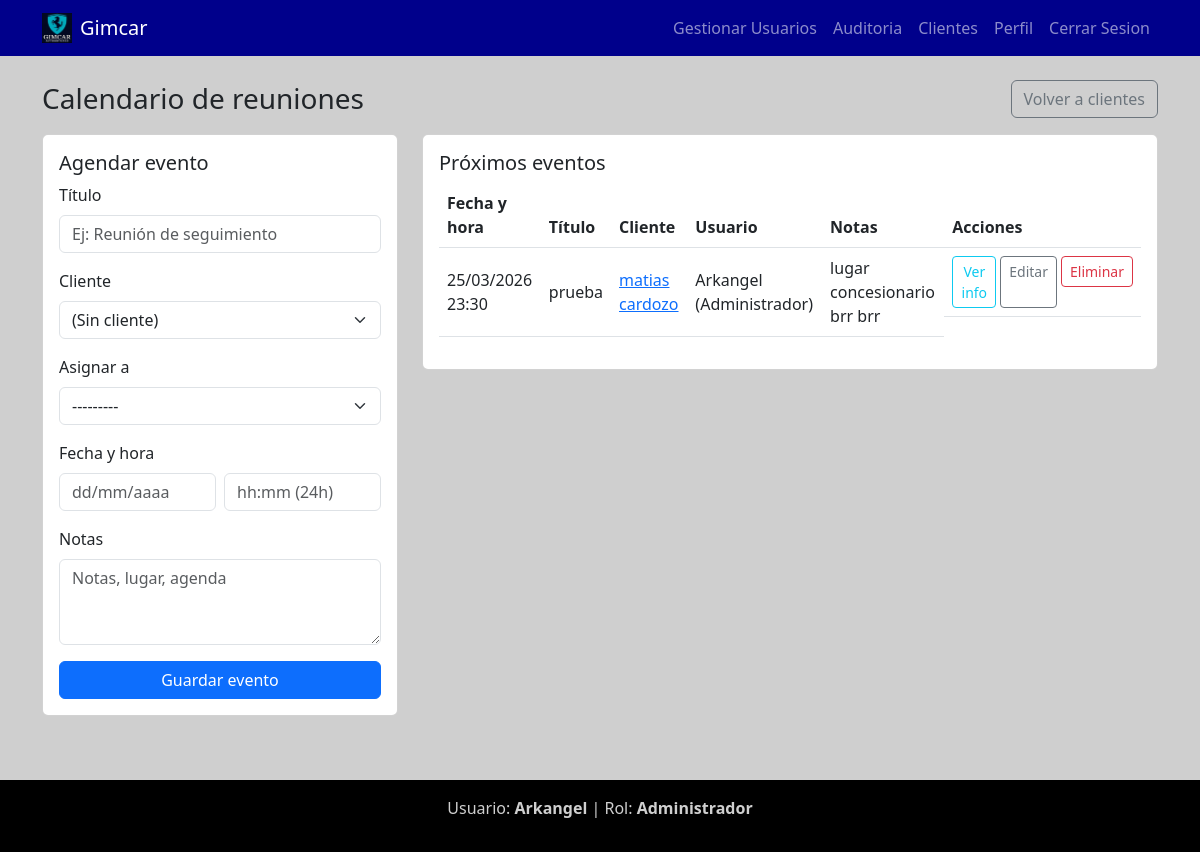
/clientes/calendario/ (signed in), run on the app's committed database.
### apps/clients/models.py (models this page shows, shortened)
class ClientEvent(models.Model):
    client = models.ForeignKey(Client, on_delete=models.CASCADE, related_name='events', null=True, blank=True)
    lead = models.ForeignKey('ClientLead', on_delete=models.SET_NULL, null=True, blank=True, related_name='events')
    owner = models.ForeignKey(User, on_delete=models.CASCADE, related_name='client_events', null=True, blank=True)
    title = models.CharField('Título', max_length=150)
    description = models.TextField('Notas', blank=True)
    starts_at = models.DateTimeField('Fecha y hora')
    lead_name = models.CharField('Nombre lead', max_length=150, blank=True)
    lead_phone = models.CharField('Teléfono lead', max_length=30, blank=True)
    created_at = models.DateTimeField(auto_now_add=True)
    class Meta:
        verbose_name = 'Evento de cliente'
        verbose_name_plural = 'Eventos de cliente'
        ordering = ['starts_at']
        indexes = [
            models.Index(fields=['starts_at']),
        ]

class Client(models.Model):
    owner = models.ForeignKey(User, on_delete=models.SET_NULL, null=True, blank=True, related_name='clients_owned')
    first_name = models.CharField('Nombre', max_length=100, blank=True)
    last_name = models.CharField('Apellido', max_length=100, blank=True)
    company_name = models.CharField('Razón Social', max_length=150, blank=True)
    doc_type = models.CharField('Tipo de Documento', max_length=3, choices=DOC_TYPE_CHOICES)
    doc_number = models.CharField(
        'Número de Documento',
        max_length=15,
        validators=[RegexValidator(r'^\d+$', 'Solo se permiten números.')],
    )
    birth_date = models.DateField('Fecha de Nacimiento')
    sex = models.CharField('Sexo', max_length=1, choices=SEX_CHOICES)
    marital_status = models.CharField('Estado Civil', max_length=10, choices=MARITAL_STATUS_CHOICES)
    nationality = models.CharField('Nacionalidad', max_length=50)
    tax_condition = models.CharField('Condición Fiscal', max_length=10, choices=TAX_CONDITION_CHOICES)
    cuit = models.CharField('CUIT/CUIL', max_length=11, validators=[validate_cuit])
    street = models.CharField('Calle', max_length=150)
    street_number = models.CharField('Número', max_length=10, validators=[RegexValidator(r'^\d+$', 'Solo números.')])
    floor = models.CharField('Piso', max_length=10, blank=True)
    apartment = models.CharField('Depto', max_length=10, blank=True)
    postal_code = models.CharField('Código Postal', max_length=10)
    city = models.CharField('Localidad', max_length=100)
    province = models.CharField('Provincia', max_length=100)
    phone = models.CharField('Teléfono', max_length=30)
    email = models.EmailField('Correo Electrónico', validators=[EmailValidator()])
    employment = models.CharField('Empleo / Ocupación', max_length=100, blank=True)
    created_at = models.DateTimeField(auto_now_add=True)
    updated_at = models.DateTimeField(auto_now=True)
    def __str__(self):
        display_name = self.company_name if self.company_name else f"{self.last_name}, {self.first_name}".strip(', ')
        return display_name or f"Cliente {self.id}"
    class Meta:
        verbose_name = 'Cliente'
        verbose_name_plural = 'Clientes'
        ordering = ['last_name', 'company_name']
        indexes = [
            models.Index(fields=['last_name']),
            models.Index(fields=['company_name']),
            models.Index(fields=['cuit']),
        ]

### apps/users/models.py (models this page shows, shortened)
class UserProfile(models.Model):
    ROLE_ADMIN = 'admin'
    ROLE_VENDOR = 'vendedor'
    ROLE_NEGOTIATOR = 'negociador'
    ROLE_SUPERVISOR = 'supervisor'
    ROLE_MANAGER = 'gestor'
    ROLE_ACCOUNTANT = 'contable'
    ROLE_MARKETING = 'marqueting'
    ROLE_MAINTENANCE = 'mantenimiento'
    ROLE_CHOICES = [
        (ROLE_ADMIN, 'Administrador'),
        (ROLE_VENDOR, 'Vendedor'),
        (ROLE_NEGOTIATOR, 'Negociador oficial de cuenta'),
        (ROLE_SUPERVISOR, 'Supervisor'),
        (ROLE_MANAGER, 'Gestor'),
        (ROLE_ACCOUNTANT, 'Contable'),
        (ROLE_MARKETING, 'Marqueting'),
        (ROLE_MAINTENANCE, 'Mantenimiento'),
    ]
    user = models.OneToOneField(User, on_delete=models.CASCADE, related_name='profile')
    role = models.CharField(max_length=20, choices=ROLE_CHOICES, default=ROLE_VENDOR)
    phone = models.CharField(max_length=20, blank=True)
    birthdate = models.DateField(null=True, blank=True)
    address = models.CharField(max_length=255, blank=True)
    notes = models.TextField(blank=True)
    created_at = models.DateTimeField(auto_now_add=True)
    updated_at = models.DateTimeField(auto_now=True)
    class Meta:
        verbose_name = "User Profile"
        verbose_name_plural = "User Profiles"

### apps/clients/views.py (the view, shortened to what this page needs)
# urls.py: path('calendario/', views.client_calendar, name='client_calendar'),
@login_required(login_url='login')
@user_passes_test(is_admin, login_url='landing')
def client_calendar(request):
    profile = getattr(request.user, 'profile', None)
    role = getattr(profile, 'role', UserProfile.ROLE_VENDOR) if profile else UserProfile.ROLE_VENDOR
    is_admin_user = request.user.is_superuser or role == UserProfile.ROLE_ADMIN
    qs = ClientEvent.objects.select_related('client', 'owner', 'owner__profile', 'lead').order_by('starts_at')
    show_owner = is_admin_user or role == UserProfile.ROLE_SUPERVISOR
    events = qs if is_admin_user else qs.filter(owner=request.user)
    form = ClientEventForm(request.POST or None, user=request.user)
    return render(request, 'clients/client_calendar.html', {
        'events': events,
        'form': form,
        'show_owner': show_owner,
    })

### apps/clients/views.py (called while the page is built)
def is_admin(user):
    profile = getattr(user, 'profile', None)
    role = getattr(profile, 'role', UserProfile.ROLE_VENDOR) if profile else UserProfile.ROLE_VENDOR
    return user.is_superuser or role in (
        UserProfile.ROLE_ADMIN,
        UserProfile.ROLE_SUPERVISOR,
        UserProfile.ROLE_VENDOR,
        UserProfile.ROLE_NEGOTIATOR,
    )

### templates/clients/client_calendar.html (shortened to what this page needs)
{% extends "base/base.html" %}
{% block content %}
<div class="d-flex justify-content-between align-items-center mb-3">
    <h3 class="mb-0">Calendario de reuniones</h3>
    <a href="{% url 'client_list' %}" class="btn btn-outline-secondary">Volver a clientes</a>
 </div>
<div class="row">
    <div class="col-lg-4">
        <div class="card mb-3">
            <div class="card-body">
                <h5 class="card-title">Agendar evento</h5>
                <form method="post" novalidate>
                    <div class="mb-3">
                        <label class="form-label">Título</label>
                        {{ form.title }}
                    </div>
                    <div class="mb-3">
                        <label class="form-label">Cliente</label>
                        {{ form.client }}
                    </div>
                    {% if form.owner %}
                    <div class="mb-3">
                        <label class="form-label">Asignar a</label>
                        {{ form.owner }}
                    </div>
                    {% endif %}
                    <div class="mb-3">
                        <label class="form-label">Fecha y hora</label>
                        <div class="row g-2">
                            <div class="col-6">
                                {{ form.start_date }}
                            </div>
                            <div class="col-6">
                                {{ form.start_time }}
                            </div>
                        </div>
                    </div>
                    <div class="mb-3">
                        <label class="form-label">Notas</label>
                        {{ form.description }}
                    </div>
                    <button type="submit" class="btn btn-primary w-100">Guardar evento</button>
                </form>
            </div>
        </div>
    </div>
    <div class="col-lg-8">
        <div class="card">
            <div class="card-body">
                <h5 class="card-title">Próximos eventos</h5>
                <div class="table-responsive">
                    <table class="table align-middle">
                        <thead>
                            <tr>
                                <th>Fecha y hora</th>
                                <th>Título</th>
                                <th>Cliente</th>
                                {% if show_owner %}<th>Usuario</th>{% endif %}
                                <th>Notas</th>
                                <th>Acciones</th>
                            </tr>
                        </thead>
                        <tbody>
                            {% for ev in events %}
                            <tr>
                                <td>{{ ev.starts_at|date:"d/m/Y H:i" }}</td>
                                <td>{{ ev.title }}</td>
                                <td>
                                    {% if ev.client %}
                                        <a href="{% url 'client_detail' ev.client.id %}">{{ ev.client }}</a>
                                    {% elif ev.lead %}
                                        <span class="text-muted">Cliente rápido</span>
                                    {% else %}
                                        <span class="text-muted">Sin cliente</span>
                                    {% endif %}
                                </td>
                                {% if show_owner %}
                                <td>
                                    {% if ev.owner %}
                                        {{ ev.owner.username }}
                                        {% if ev.owner.profile %} ({{ ev.owner.profile.get_role_display }}){% endif %}
                                    {% else %}
                                        Sin asignar
                                    {% endif %}
                                </td>
                                {% endif %}
                                <td>{{ ev.description }}</td>
                                <td class="d-flex gap-1">
                                    <button class="btn btn-sm btn-outline-info"
                                        type="button"
                                        data-bs-toggle="modal"
                                        data-bs-target="#clientInfoModal"
                                        data-client-name="{% if ev.client %}{% if ev.client.company_name %}{{ ev.client.company_name }}{% else %}{{ ev.client.first_name }} {{ ev.client.last_name }}{% endif %}{% elif ev.lead_name %}{{ ev.lead_name }}{% else %}Sin cliente{% endif %}"
                                        data-client-phone="{% if ev.client %}{{ ev.client.phone|default:'-' }}{% elif ev.lead_phone %}{{ ev.lead_phone|default:'-' }}{% else %}-{% endif %}">
                                        Ver info
                                    </button>
                                    <a class="btn btn-sm btn-outline-secondary" href="{% url 'client_event_edit' ev.id %}">Editar</a>
                                    <form method="post" action="{% url 'client_event_delete' ev.id %}" onsubmit="return confirm('¿Eliminar este evento?');">
                                        <button type="submit" class="btn btn-sm btn-outline-danger">Eliminar</button>
                                    </form>
                                </td>
                            </tr>
                            {% empty %}
                            <tr>
                                <td colspan="{% if show_owner %}6{% else %}5{% endif %}" class="text-muted text-center py-3">Sin eventos agendados.</td>
                            </tr>
                            {% endfor %}
                        </tbody>
                    </table>
                </div>
            </div>
        </div>
    </div>
</div>
{% endblock %}

### templates/base/base.html (shortened to what this page needs)
<!DOCTYPE html>
{% load static %}
<html lang="es">
<head>
    <link href="https://cdn.jsdelivr.net/npm/bootstrap@5.3.0/dist/css/bootstrap.min.css" rel="stylesheet">
</head>
<body>
    <nav class="navbar navbar-expand-lg navbar-dark">
        <div class="container">
            <a class="navbar-brand d-flex align-items-center" href="{% url 'landing' %}">
                <img src="{% static 'images/logo1.jpeg' %}" alt="Logo" width="30" height="30" class="me-2">
                <span>Gimcar</span>
            </a>
            <div class="collapse navbar-collapse" id="navbarNav">
                <ul class="navbar-nav ms-auto">
                    {% if user.is_authenticated %}
                    {% with role=user.profile.role %}
                    {% if role == 'admin' or role == 'supervisor' %}
                    <li class="nav-item"><a class="nav-link" href="{% url 'user_list' %}">Gestionar Usuarios</a></li>
                    <li class="nav-item"><a class="nav-link" href="{% url 'audit_log_list' %}">Auditoria</a></li>
                    {% endif %}
                    {% if role == 'admin' or role == 'supervisor' or role == 'vendedor' %}
                    <li class="nav-item"><a class="nav-link" href="{% url 'client_list' %}">Clientes</a></li>
                    {% endif %}
                    {% endwith %}
                    <li class="nav-item"><a class="nav-link" href="{% url 'profile_view' %}">Perfil</a></li>
                    <li class="nav-item"><a class="nav-link" href="{% url 'logout' %}">Cerrar Sesion</a></li>
                    {% else %}
                    <li class="nav-item"><a class="nav-link" href="{% url 'login' %}">Login</a></li>
                    {% endif %}
                </ul>
            </div>
        </div>
    </nav>
    <main class="container mt-4">
        {% block content %}{% endblock %}
    </main>
    <footer class="footer-bar text-center">
        <div class="container">
            <p>Usuario: <strong>{{ user.username }}</strong> | Rol: <strong>{% if user.is_authenticated %}{{ user.profile.get_role_display }}{% else %}Visitante{% endif %}</strong></p>
        </div>
    </footer>
</body>
</html>

### templates/base/base.html (style rules this page uses)
.navbar { background-color: #00008B !important; }
body { background-color: #cfcfcf; }
footer.footer-bar { margin-top: 3rem; padding: 1rem 0; background-color: #000; color: #cfcfcf; }
footer.footer-bar strong { color: #cfcfcf; }

### data on the page
ClientEvent: starts_at "25/03/2026 23:30", title "prueba", client "matias cardozo", owner.username "Arkangel", owner.profile.role "Administrador", description "lugar concesionario brr brr"

### other printed values
{{ user.username }} "Arkangel"
{{ user.profile.get_role_display }} "Administrador"
